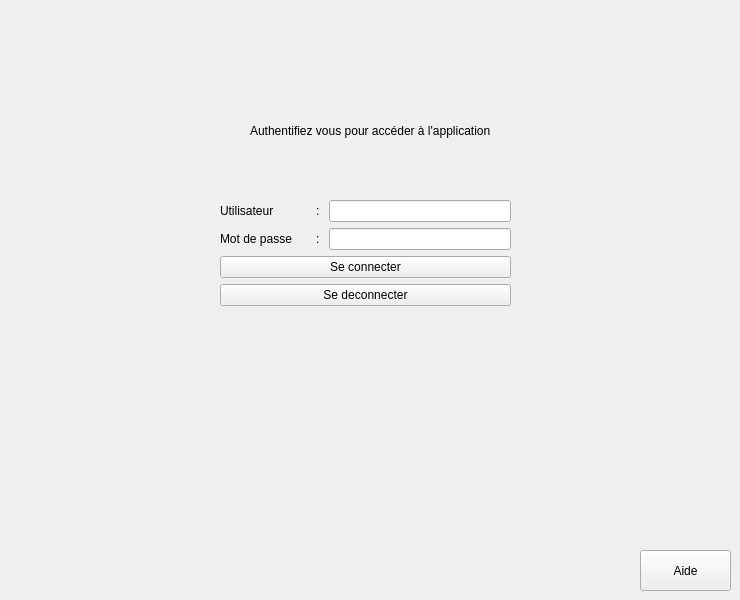
    <widget class="QWidget" name="Connexion">
     <widget class="QLabel" name="sc_Message">
      <property name="geometry">
       <rect>
        <x>250</x>
        <y>110</y>
        <width>251</width>
        <height>41</height>
       </rect>
      </property>
      <property name="text">
       <string>Authentifiez vous pour accéder à l'application</string>
      </property>
     </widget>
     <widget class="QWidget" name="formLayoutWidget">
      <property name="geometry">
       <rect>
        <x>220</x>
        <y>200</y>
        <width>291</width>
        <height>141</height>
       </rect>
      </property>
      <layout class="QFormLayout" name="formLayout">
       <property name="fieldGrowthPolicy">
        <enum>QFormLayout::AllNonFixedFieldsGrow</enum>
       </property>
       <item row="6" column="0" colspan="2">
        <widget class="QPushButton" name="sc_Deconnexion">
         <property name="text">
          <string>Se deconnecter</string>
         </property>
        </widget>
       </item>
       <item row="5" column="0" colspan="2">
        <widget class="QPushButton" name="sc_Connexion">
         <property name="text">
          <string>Se connecter</string>
         </property>
        </widget>
       </item>
       <item row="4" column="0">
        <widget class="QLabel" name="sc_motDePasseLabel">
         <property name="text">
          <string>Mot de passe	: </string>
         </property>
        </widget>
       </item>
       <item row="3" column="0">
        <widget class="QLabel" name="sc_utilisateurLabel">
         <property name="text">
          <string>Utilisateur	:</string>
         </property>
        </widget>
       </item>
       <item row="3" column="1">
        <widget class="QLineEdit" name="sc_utilisateurLineEdit"/>
       </item>
       <item row="4" column="1">
        <widget class="QLineEdit" name="sc_motDePasseLineEdit">
         <property name="text">
          <string/>
         </property>
        </widget>
       </item>
      </layout>
     </widget>
     <widget class="QPushButton" name="Bvn_aide_2">
      <property name="geometry">
       <rect>
        <x>640</x>
        <y>550</y>
        <width>91</width>
        <height>41</height>
       </rect>
      </property>
      <property name="text">
       <string>Aide</string>
      </property>
     </widget>
    </widget>
